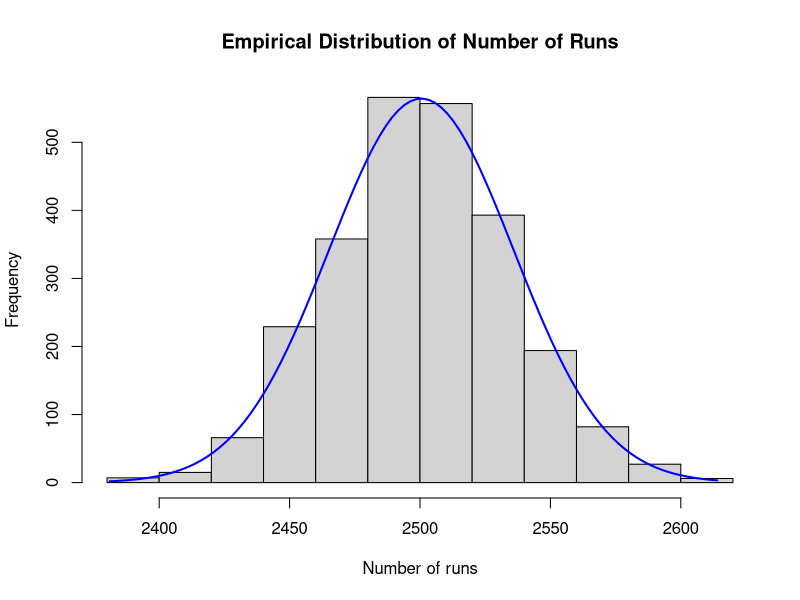
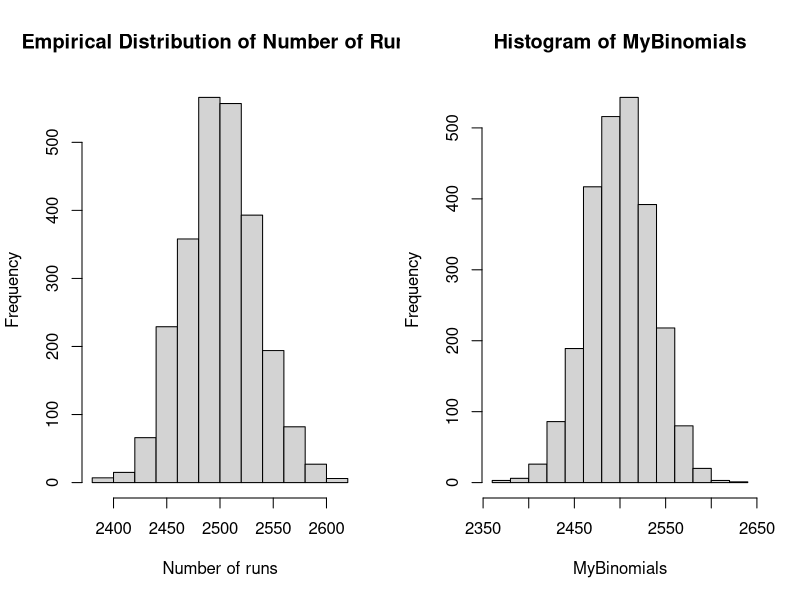
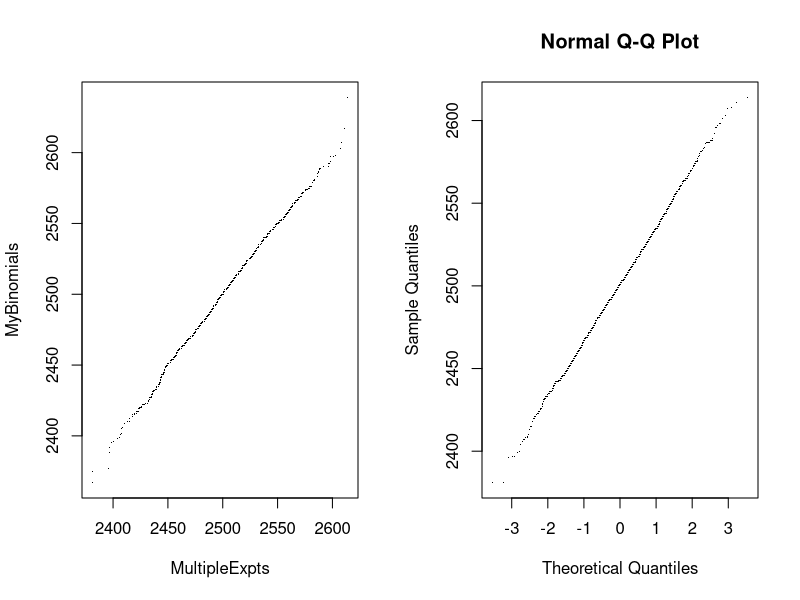
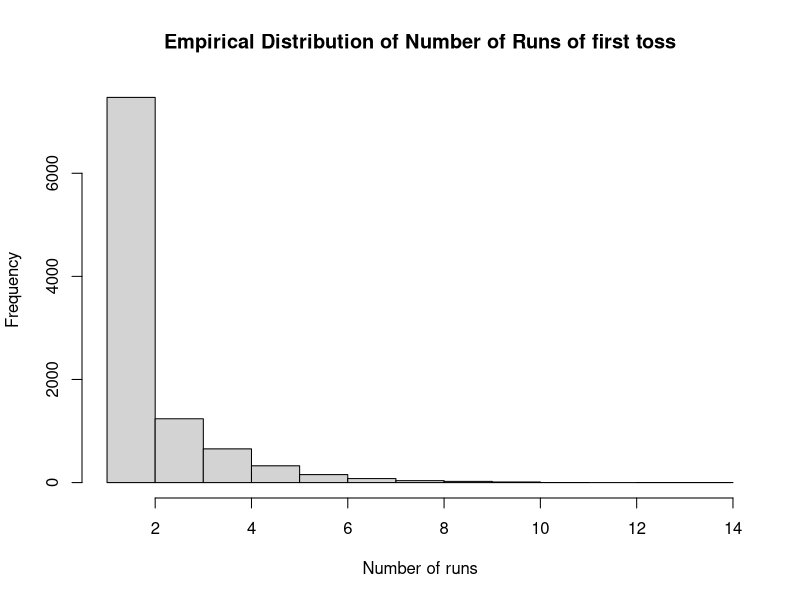
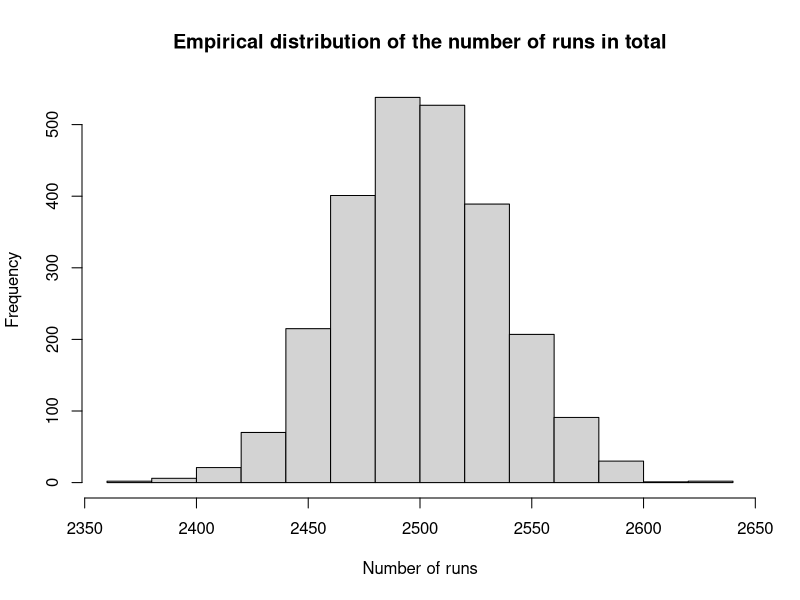
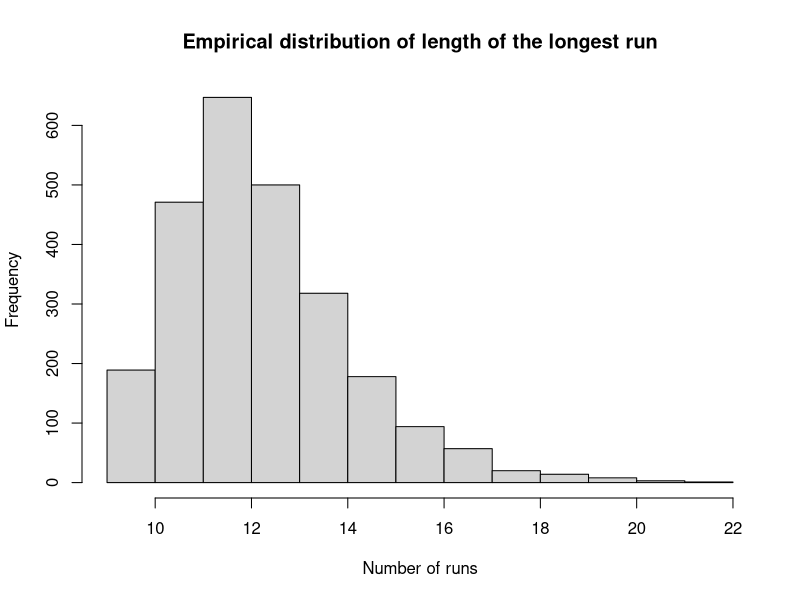
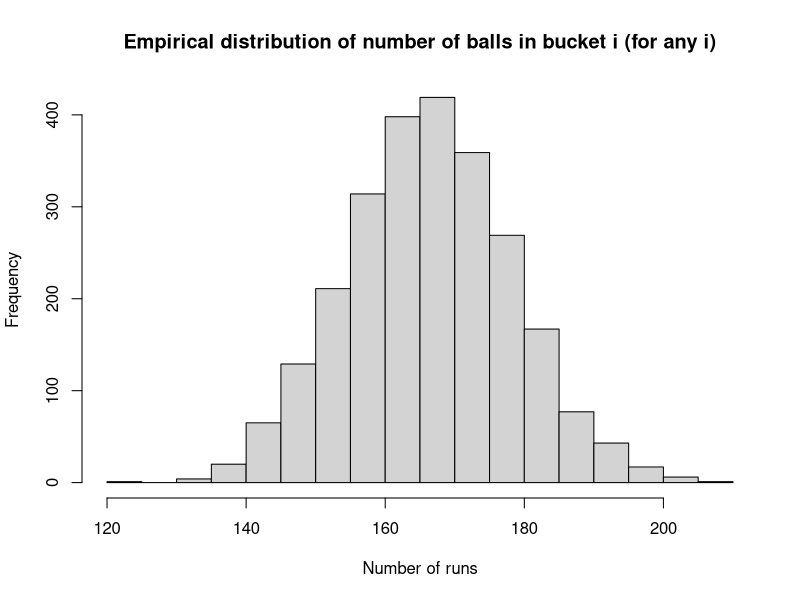
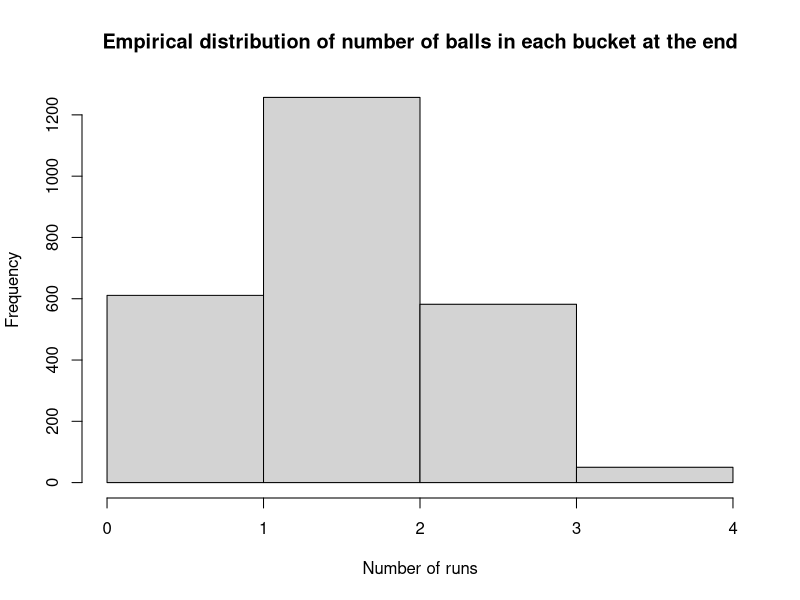

These charts were generated, in order, by the following R code:
NTrialsPerExpt<-5000   # how long should the sequence of 0s and 1s be
BinarySequence<-rep(0,NTrialsPerExpt)  # a variable to hold the sequence
set.seed(234)  # this sets the 'seed' of the random number generator, so that we get the same sequence of random numbers each time we run the code

SlowGenerator<-function(Seq){
  for (i in 1:length(Seq)){
    p<-runif(1,0,1)   # a random number between 0 and 1
    if (p<0.5){
      Seq[i]<-0
    }else{       # Note that in R the closing } of the if loop must go on the same line as the 'else' statement
      Seq[i]<-1
    }
  } 
  return (Seq)
}

FastGenerator<-function(Seq){
  p<-runif(length(Seq),0,1)
  Seq<-as.integer((p<0.5))
  return (Seq)
}

SlowHowManyRuns<-function(Seq){
  RunCount<-1
  for (i in 2:length(Seq)){
    if (Seq[i]!=Seq[i-1]){
      RunCount<-RunCount+1
    }
  }
  return (RunCount)
}

FastHowManyRuns<-function(Seq){
  Count<-diff(Seq,lag=1)
  Count<-abs(Count)
  return (1+sum(Count))
}

##########################################
##########################################
# Here's where the main code body starts #
##########################################
##########################################


MySeq<-rep(0,NTrialsPerExpt)
# If you run this for NTrialsPerExpt<-100000 you will see that the Fast way is 100 times ftaster than the SLow way. R hates loops!
# Start the clock
ptm <- proc.time()
MySeq1<-SlowGenerator(MySeq)
# Stop the clock
proc.time() - ptm
# Start the clock
ptm <- proc.time()
MySeq2<-FastGenerator(MySeq)
# Stop the clock
proc.time() - ptm

# Start the clock
ptm <- proc.time()
SlowHowManyRuns(MySeq2)
# Stop the clock
proc.time() - ptm
# Start the clock
ptm <- proc.time()
FastHowManyRuns(MySeq2)
# Stop the clock
proc.time() - ptm


# Now we do the whole experiment 2500 times to find the distribution of the number of runs
NExpts<-2500
MultipleExpts<-rep(0,NExpts)
for (i in 1:NExpts){
  MySeq1<-FastGenerator(MySeq)
  MultipleExpts[i]<-FastHowManyRuns(MySeq1)
}
MyHist<-hist(MultipleExpts,main="Empirical Distribution of Number of Runs",xlab="Number of runs")
multiplier <- MyHist$counts / MyHist$density
NormalMean<-1+(NTrialsPerExpt-1)/2   # the expected number of 'runs'
# It should look like a Binomial (which itself looks like a Normal for large values of NTrialsPerExpt)
NormalSD<-sqrt((NTrialsPerExpt-1)*0.5*0.5)
myx <- seq(min(MultipleExpts), max(MultipleExpts), length.out= 100)
normal <- dnorm(x = myx, mean = NormalMean, sd = NormalSD)
#plot(MyHist$density)
lines(myx, normal * multiplier[1], col = "blue", lwd = 2)

#Formal test of normality
shapiro.test(MultipleExpts)

# Let's compare it to a set of randomly generated binomial random variables
MyBinomials<-rbinom(NExpts,NTrialsPerExpt,0.5)    # to find this command I Googled "Binomial Random Variables R"
# compare the plots
par(mfrow=c(1,2))
MyHist<-hist(MultipleExpts,main="Empirical Distribution of Number of Runs",xlab="Number of runs")
MyHist2<-hist(MyBinomials)
par(mfrow=c(1,1))

# let's look at qq plots -  if the distributions are the same, we should see straight lines
par(mfrow=c(1,2))
qqplot(MultipleExpts,MyBinomials,pch='.')
qqnorm(MultipleExpts,pch='.')
par(mfrow=c(1,1))


# What is the distribution of the length of the run starting at the first toss?
NExpts<-10000
MultipleExpts<-rep(0,NExpts)
for (i in 1:NExpts){
    MySeq1<-FastGenerator(MySeq)
    MyLength=1
    if(MySeq1[1] == 1){
        for (j in 2:length(MySeq1)){
            if(MySeq1[j] == 1){
                MyLength=MyLength+1
            }else{
                break
            }
        }
    }else{
        for (j in 2:length(MySeq1)){
            if(MySeq1[j] == 0){
                MyLength=MyLength+1
            }else{
                break
            }
        }
    }
    MultipleExpts[i]<-MyLength
}
MyHist<-hist(MultipleExpts,main="Empirical Distribution of Number of Runs of first toss",xlab="Number of runs")


# What is the expected number and distribution of the number of runs in total?
NExpts<-2500
MultipleExpts<-rep(0,NExpts)
for (i in 1:NExpts){
    MySeq1<-FastGenerator(MySeq)
    MyCount=0
    MyLast=MySeq1[1]
    for (j in 2:length(MySeq1)){
        if(MySeq1[j] == MyLast){
            
        }else{
            MyCount=MyCount+1
        }
        MyLast=MySeq1[j]
    }
    MultipleExpts[i]<-MyCount
}
MyHist<-hist(MultipleExpts,main="Empirical distribution of the number of runs in total",xlab="Number of runs")


# What is the expected value and distribution of the length of the longest run?
NExpts<-2500
MultipleExpts<-rep(0,NExpts)
for (i in 1:NExpts){
    MySeq1<-FastGenerator(MySeq)
    MyCount=0
    MyLongest=0
    MyTemplength=1
    MyLast=MySeq1[1]
    for (j in 2:length(MySeq1)){
        if(MySeq1[j] == MyLast){
            MyTemplength=MyTemplength+1
        }else{
            MyLongest=max(MyTemplength,MyLongest)
            MyCount=MyCount+1
            MyTemplength=1
        }
        MyLast=MySeq1[j]
    }
    MultipleExpts[i]<-MyLongest
}
MyHist<-hist(MultipleExpts,main="Empirical distribution of length of the longest run",xlab="Number of runs")

# What is the distribution of the number of balls in bucket i (for any i)?
NExpts<-2500
NumberOfBucket=6
MyBucket = 1
NumberOfBall=1000
MultipleExpts<-rep(0,NExpts)
for(i in 1:NExpts){
    MyNumberOfBall = sample( NumberOfBucket, NumberOfBall,replace = T)
    MultipleExpts[i] = length(MyNumberOfBall[MyNumberOfBall==MyBucket])
}
MyHist<-hist(MultipleExpts,main="Empirical distribution of number of balls in bucket i (for any i)",xlab="Number of runs")



# What is the distribution of the number of empty buckets?
NExpts<-2500
NumberOfBucket=6
NumberOfBall=6
MultipleExpts<-rep(0,NExpts)
for(i in 1:NExpts){
    MyNumberOfBall = sample( NumberOfBucket, NumberOfBall,replace = T)
    MultipleExpts[i] = 0
    for(j in 1:NumberOfBucket){
        if (length(MyNumberOfBall[MyNumberOfBall==j]) == 0){
            MultipleExpts[i] = MultipleExpts[i] + 1
        }
    }
}
MyHist<-hist(MultipleExpts,main="Empirical distribution of number of balls in each bucket at the end",xlab="Number of runs",breaks=5)



# What is the distribution of the number of balls in the bucket with the most balls?
NExpts<-2500
NumberOfBucket=6
NumberOfBall=10000
MultipleExpts<-rep(0,NExpts)
for(i in 1:NExpts){
    MyNumberOfBall = sample( NumberOfBucket, NumberOfBall,replace = T)
    MyMaxNumber = 0
    for(j in 1:NumberOfBucket){
        MyMaxNumber = max(length(MyNumberOfBall[MyNumberOfBall==j]), MyMaxNumber)
    }
    MultipleExpts[i] =MyMaxNumber
}
MyHist<-hist(MultipleExpts,main="Empirical distribution of the number of balls in the bucket with the most balls",xlab="Number of runs")







